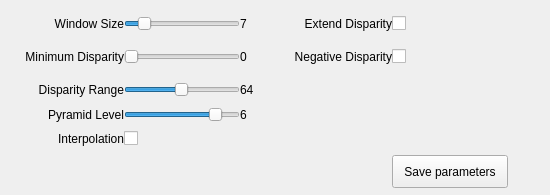
<?xml version="1.0" encoding="UTF-8"?>
<ui version="4.0">
 <class>MatcherWidgetI3DRSGM</class>
 <widget class="QWidget" name="MatcherWidgetI3DRSGM">
  <property name="geometry">
   <rect>
    <x>0</x>
    <y>0</y>
    <width>550</width>
    <height>195</height>
   </rect>
  </property>
  <property name="sizePolicy">
   <sizepolicy hsizetype="Preferred" vsizetype="Preferred">
    <horstretch>0</horstretch>
    <verstretch>0</verstretch>
   </sizepolicy>
  </property>
  <property name="minimumSize">
   <size>
    <width>550</width>
    <height>0</height>
   </size>
  </property>
  <property name="maximumSize">
   <size>
    <width>16777215</width>
    <height>16777215</height>
   </size>
  </property>
  <property name="windowTitle">
   <string>Form</string>
  </property>
  <layout class="QGridLayout" name="gridLayout_4">
   <property name="leftMargin">
    <number>7</number>
   </property>
   <property name="topMargin">
    <number>7</number>
   </property>
   <property name="rightMargin">
    <number>7</number>
   </property>
   <property name="bottomMargin">
    <number>7</number>
   </property>
   <item row="0" column="1">
    <layout class="QGridLayout" name="gridLayout" columnstretch="1,1,0,1,1,0">
     <property name="spacing">
      <number>0</number>
     </property>
     <item row="4" column="0">
      <widget class="QLabel" name="lblDispRange">
       <property name="text">
        <string>Disparity Range</string>
       </property>
       <property name="alignment">
        <set>Qt::AlignRight|Qt::AlignTrailing|Qt::AlignVCenter</set>
       </property>
       <property name="margin">
        <number>5</number>
       </property>
      </widget>
     </item>
     <item row="6" column="0">
      <widget class="QLabel" name="lblInterp">
       <property name="text">
        <string>Interpolation</string>
       </property>
       <property name="alignment">
        <set>Qt::AlignRight|Qt::AlignTrailing|Qt::AlignVCenter</set>
       </property>
       <property name="margin">
        <number>5</number>
       </property>
      </widget>
     </item>
     <item row="5" column="1">
      <widget class="QSlider" name="pyramidLevelSlider">
       <property name="minimum">
        <number>1</number>
       </property>
       <property name="maximum">
        <number>7</number>
       </property>
       <property name="value">
        <number>6</number>
       </property>
       <property name="orientation">
        <enum>Qt::Horizontal</enum>
       </property>
      </widget>
     </item>
     <item row="7" column="4">
      <widget class="QPushButton" name="saveParametersButton">
       <property name="sizePolicy">
        <sizepolicy hsizetype="Preferred" vsizetype="Preferred">
         <horstretch>0</horstretch>
         <verstretch>0</verstretch>
        </sizepolicy>
       </property>
       <property name="minimumSize">
        <size>
         <width>0</width>
         <height>30</height>
        </size>
       </property>
       <property name="text">
        <string>Save parameters</string>
       </property>
      </widget>
     </item>
     <item row="1" column="4">
      <widget class="QCheckBox" name="checkBoxExtendDisparity">
       <property name="enabled">
        <bool>true</bool>
       </property>
       <property name="sizePolicy">
        <sizepolicy hsizetype="Preferred" vsizetype="Preferred">
         <horstretch>0</horstretch>
         <verstretch>0</verstretch>
        </sizepolicy>
       </property>
       <property name="minimumSize">
        <size>
         <width>0</width>
         <height>30</height>
        </size>
       </property>
       <property name="text">
        <string/>
       </property>
      </widget>
     </item>
     <item row="1" column="3">
      <widget class="QLabel" name="lblExtendDisparity">
       <property name="enabled">
        <bool>true</bool>
       </property>
       <property name="text">
        <string>Extend Disparity</string>
       </property>
       <property name="alignment">
        <set>Qt::AlignRight|Qt::AlignTrailing|Qt::AlignVCenter</set>
       </property>
       <property name="margin">
        <number>5</number>
       </property>
      </widget>
     </item>
     <item row="1" column="5">
      <widget class="QLabel" name="lblEmpty2">
       <property name="minimumSize">
        <size>
         <width>35</width>
         <height>0</height>
        </size>
       </property>
       <property name="text">
        <string/>
       </property>
       <property name="margin">
        <number>5</number>
       </property>
      </widget>
     </item>
     <item row="1" column="2">
      <widget class="QLabel" name="blockSizeLabel">
       <property name="minimumSize">
        <size>
         <width>35</width>
         <height>0</height>
        </size>
       </property>
       <property name="text">
        <string>7</string>
       </property>
       <property name="margin">
        <number>5</number>
       </property>
      </widget>
     </item>
     <item row="5" column="2">
      <widget class="QLabel" name="pyramidLevelLabel">
       <property name="minimumSize">
        <size>
         <width>35</width>
         <height>0</height>
        </size>
       </property>
       <property name="text">
        <string>6</string>
       </property>
       <property name="margin">
        <number>5</number>
       </property>
      </widget>
     </item>
     <item row="5" column="0">
      <widget class="QLabel" name="lblPyramidLevel">
       <property name="text">
        <string>Pyramid Level</string>
       </property>
       <property name="alignment">
        <set>Qt::AlignRight|Qt::AlignTrailing|Qt::AlignVCenter</set>
       </property>
       <property name="margin">
        <number>5</number>
       </property>
      </widget>
     </item>
     <item row="6" column="1">
      <widget class="QCheckBox" name="interpolateCheck">
       <property name="sizePolicy">
        <sizepolicy hsizetype="Preferred" vsizetype="Preferred">
         <horstretch>0</horstretch>
         <verstretch>0</verstretch>
        </sizepolicy>
       </property>
       <property name="minimumSize">
        <size>
         <width>0</width>
         <height>30</height>
        </size>
       </property>
       <property name="layoutDirection">
        <enum>Qt::LeftToRight</enum>
       </property>
       <property name="text">
        <string/>
       </property>
       <property name="checked">
        <bool>false</bool>
       </property>
      </widget>
     </item>
     <item row="1" column="0">
      <widget class="QLabel" name="lblWindowsSize">
       <property name="text">
        <string>Window Size</string>
       </property>
       <property name="alignment">
        <set>Qt::AlignRight|Qt::AlignTrailing|Qt::AlignVCenter</set>
       </property>
       <property name="margin">
        <number>5</number>
       </property>
      </widget>
     </item>
     <item row="4" column="1">
      <widget class="QSlider" name="disparityRangeSlider">
       <property name="sizePolicy">
        <sizepolicy hsizetype="Preferred" vsizetype="Preferred">
         <horstretch>0</horstretch>
         <verstretch>0</verstretch>
        </sizepolicy>
       </property>
       <property name="minimumSize">
        <size>
         <width>0</width>
         <height>0</height>
        </size>
       </property>
       <property name="maximumSize">
        <size>
         <width>16777215</width>
         <height>16777215</height>
        </size>
       </property>
       <property name="minimum">
        <number>1</number>
       </property>
       <property name="maximum">
        <number>128</number>
       </property>
       <property name="singleStep">
        <number>1</number>
       </property>
       <property name="value">
        <number>64</number>
       </property>
       <property name="orientation">
        <enum>Qt::Horizontal</enum>
       </property>
      </widget>
     </item>
     <item row="3" column="0">
      <widget class="QLabel" name="lblMinDisp">
       <property name="text">
        <string>Minimum Disparity</string>
       </property>
       <property name="alignment">
        <set>Qt::AlignRight|Qt::AlignTrailing|Qt::AlignVCenter</set>
       </property>
       <property name="margin">
        <number>5</number>
       </property>
      </widget>
     </item>
     <item row="3" column="3">
      <widget class="QLabel" name="lblNegativeDisaparity">
       <property name="enabled">
        <bool>true</bool>
       </property>
       <property name="text">
        <string>Negative Disparity</string>
       </property>
       <property name="alignment">
        <set>Qt::AlignRight|Qt::AlignTrailing|Qt::AlignVCenter</set>
       </property>
       <property name="margin">
        <number>5</number>
       </property>
      </widget>
     </item>
     <item row="3" column="1">
      <widget class="QSlider" name="minDisparitySlider">
       <property name="sizePolicy">
        <sizepolicy hsizetype="Preferred" vsizetype="Preferred">
         <horstretch>0</horstretch>
         <verstretch>0</verstretch>
        </sizepolicy>
       </property>
       <property name="minimumSize">
        <size>
         <width>0</width>
         <height>0</height>
        </size>
       </property>
       <property name="maximumSize">
        <size>
         <width>16777215</width>
         <height>16777215</height>
        </size>
       </property>
       <property name="minimum">
        <number>0</number>
       </property>
       <property name="maximum">
        <number>1024</number>
       </property>
       <property name="orientation">
        <enum>Qt::Horizontal</enum>
       </property>
      </widget>
     </item>
     <item row="3" column="4">
      <widget class="QCheckBox" name="checkBoxNegativeDisparity">
       <property name="enabled">
        <bool>true</bool>
       </property>
       <property name="sizePolicy">
        <sizepolicy hsizetype="Preferred" vsizetype="Preferred">
         <horstretch>0</horstretch>
         <verstretch>0</verstretch>
        </sizepolicy>
       </property>
       <property name="minimumSize">
        <size>
         <width>0</width>
         <height>30</height>
        </size>
       </property>
       <property name="text">
        <string/>
       </property>
      </widget>
     </item>
     <item row="1" column="1">
      <widget class="QSlider" name="blockSizeSlider">
       <property name="sizePolicy">
        <sizepolicy hsizetype="Preferred" vsizetype="Preferred">
         <horstretch>0</horstretch>
         <verstretch>0</verstretch>
        </sizepolicy>
       </property>
       <property name="minimumSize">
        <size>
         <width>0</width>
         <height>0</height>
        </size>
       </property>
       <property name="maximumSize">
        <size>
         <width>16777215</width>
         <height>16777215</height>
        </size>
       </property>
       <property name="minimum">
        <number>2</number>
       </property>
       <property name="maximum">
        <number>25</number>
       </property>
       <property name="value">
        <number>5</number>
       </property>
       <property name="orientation">
        <enum>Qt::Horizontal</enum>
       </property>
      </widget>
     </item>
     <item row="3" column="2">
      <widget class="QLabel" name="minDisparityLabel">
       <property name="minimumSize">
        <size>
         <width>35</width>
         <height>0</height>
        </size>
       </property>
       <property name="text">
        <string>0</string>
       </property>
       <property name="margin">
        <number>5</number>
       </property>
      </widget>
     </item>
     <item row="4" column="2">
      <widget class="QLabel" name="disparityRangeLabel">
       <property name="minimumSize">
        <size>
         <width>35</width>
         <height>0</height>
        </size>
       </property>
       <property name="text">
        <string>64</string>
       </property>
       <property name="margin">
        <number>5</number>
       </property>
      </widget>
     </item>
    </layout>
   </item>
  </layout>
 </widget>
 <resources/>
 <connections/>
</ui>
